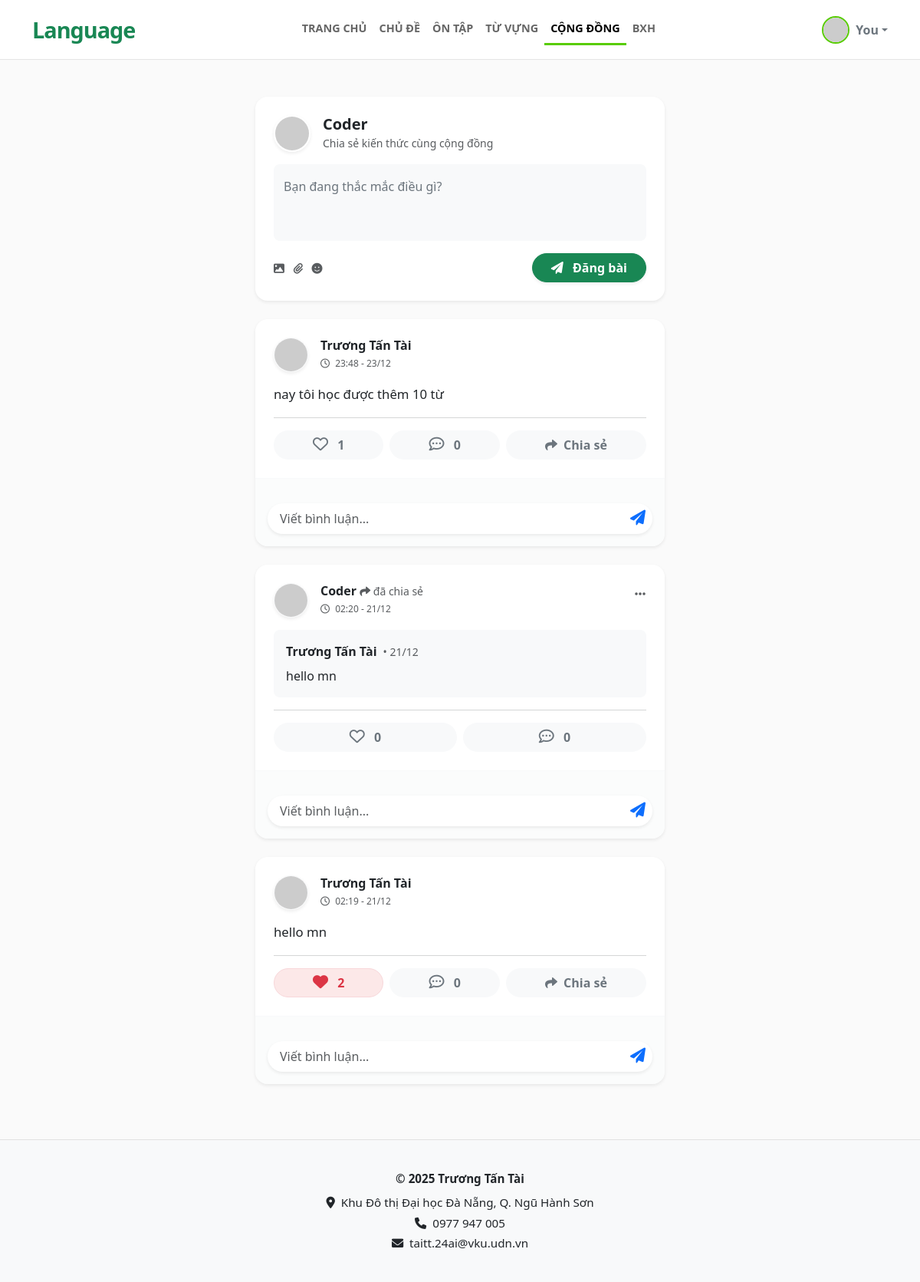
/community (signed in), run on the app's committed database.
### app.py (models this page shows)
class User(db.Model):
    id = db.Column(db.Integer, primary_key=True)
    username = db.Column(db.String(20), unique=True, nullable=False)
    email = db.Column(db.String(120), unique=True, nullable=False)      # Mới: Email
    fullname = db.Column(db.String(100), nullable=False)                # Mới: Tên hiển thị
    password = db.Column(db.String(60), nullable=False)
    posts = db.relationship('Post', backref='author', lazy=True)
    comments = db.relationship('Comment', backref='author', lazy=True)

class Post(db.Model):
    id = db.Column(db.Integer, primary_key=True)
    content = db.Column(db.Text, nullable=True) # Có thể null nếu chỉ chia sẻ mà không viết gì thêm
    date_posted = db.Column(db.DateTime, nullable=False, default=datetime.now)
    user_id = db.Column(db.Integer, db.ForeignKey('user.id'), nullable=False)
    original_post_id = db.Column(db.Integer, db.ForeignKey('post.id'), nullable=True)
    shares = db.relationship('Post',
                             backref=db.backref('original', remote_side=[id]),
                             cascade="all, delete-orphan")
    comments = db.relationship('Comment', backref='post', lazy=True, cascade="all, delete-orphan")
    likes = db.relationship('Like', backref='post', lazy=True, cascade="all, delete-orphan")
    def is_liked_by(self, user_id):
        return Like.query.filter_by(user_id=user_id, post_id=self.id).first() is not None

### app.py (the view)
@app.route('/community')
def community():
    if 'user' not in session: return redirect(url_for('login'))
    posts = Post.query.order_by(Post.date_posted.desc()).all()
    current_user = User.query.filter_by(username=session['user']).first()
    if not current_user:
        session.pop('user', None)
        return redirect(url_for('login'))
    return render_template('community.html', page_name='community', posts=posts, current_user=current_user)

### templates/community.html (shortened to what this page needs)
{% extends "base.html" %}
{% block content %}
<div class="container py-4">
    <div class="row justify-content-center">
        <div class="col-md-8 col-lg-6">
            <div class="card border-0 shadow-sm rounded-4 mb-4 overflow-hidden">
                <div class="card-body p-4">
                    <div class="d-flex align-items-center mb-3">
                        <img src="https://ui-avatars.com/api/?name={{ current_user.fullname }}&background=58cc02&color=fff"
                             class="rounded-circle me-3 border border-2 border-white shadow-sm" width="48" height="48">
                        <div>
                            <h5 class="fw-bold mb-0 text-dark">
                                <a href="/profile/{{ current_user.username }}" class="text-decoration-none text-dark">
                                    {{ current_user.fullname }}
                                </a>
                            </h5>
                            <small class="text-muted">Chia sẻ kiến thức cùng cộng đồng</small>
                        </div>
                    </div>
                    <form action="/create_post" method="POST">
                        <div class="form-floating mb-3">
                            <textarea name="content" class="form-control bg-light border-0 rounded-3"
                                      placeholder="Bạn đang nghĩ gì?" id="postContent" style="height: 100px; resize: none;" required></textarea>
                            <label for="postContent" class="text-secondary">Bạn đang thắc mắc điều gì?</label>
                        </div>
                        <div class="d-flex justify-content-between align-items-center">
                            <div class="text-muted small">
                                <i class="fas fa-image me-2 cursor-pointer hover-icon"></i>
                                <i class="fas fa-paperclip me-2 cursor-pointer hover-icon"></i>
                                <i class="fas fa-smile me-2 cursor-pointer hover-icon"></i>
                            </div>
                            <button type="submit" class="btn btn-success rounded-pill px-4 fw-bold shadow-sm transition-hover">
                                <i class="fas fa-paper-plane me-2"></i> Đăng bài
                            </button>
                        </div>
                    </form>
                </div>
            </div>
            {% for post in posts %}
            <div class="card border-0 shadow-sm rounded-4 mb-4 post-card animate-fade-in">
                <div class="card-body p-4">
                    <div class="d-flex justify-content-between align-items-start mb-3">
                        <div class="d-flex align-items-center">
                            <img src="https://ui-avatars.com/api/?name={{ post.author.fullname }}&background={{ (loop.index * 123) % 360 }}&color=fff"
                                 class="rounded-circle me-3 border border-1 border-light shadow-sm" width="45" height="45">
                            <div>
                                <h6 class="fw-bold text-dark mb-0">
                                    <a href="/profile/{{ post.author.username }}" class="text-decoration-none text-dark">{{ post.author.fullname }}</a>
                                    {% if post.original %}
                                        <span class="fw-normal text-muted small"> <i class="fas fa-share"></i> đã chia sẻ</span>
                                    {% endif %}
                                </h6>
                                <small class="text-muted" style="font-size: 0.75rem;">
                                    <i class="far fa-clock me-1"></i> {{ post.date_posted.strftime('%H:%M - %d/%m') }}
                                </small>
                            </div>
                        </div>
                        {% if post.author.username == session['user'] %}
                        <div class="dropdown">
                            <button class="btn btn-link text-muted p-0" type="button" data-bs-toggle="dropdown">
                                <i class="fas fa-ellipsis-h"></i>
                            </button>
                        </div>
                        {% endif %}
                    </div>
                    {% if post.content %}
                    <p class="card-text text-dark mb-3" style="font-size: 1.05rem; line-height: 1.6;">
                        {{ post.content }}
                    </p>
                    {% endif %}
                    {% if post.original %}
                    <div class="card bg-light border-0 rounded-3 mb-3 p-3">
                        <div class="d-flex align-items-center mb-2">
                            <div class="fw-bold">{{ post.original.author.fullname }}</div>
                            <small class="text-muted ms-2">• {{ post.original.date_posted.strftime('%d/%m') }}</small>
                        </div>
                        <div>{{ post.original.content }}</div>
                    </div>
                    {% endif %}
                    <hr class="text-muted opacity-10 my-3">
                    <div class="d-flex gap-2">
                        <a href="/like/{{ post.id }}" class="btn btn-light rounded-pill px-3 flex-grow-1 action-btn {% if post.is_liked_by(current_user.id) %}active-like{% endif %}">
                            <i class="{% if post.is_liked_by(current_user.id) %}fas text-danger heart-beat{% else %}far text-secondary{% endif %} fa-heart fs-5 me-2"></i>
                            <span class="fw-bold {% if post.is_liked_by(current_user.id) %}text-danger{% else %}text-secondary{% endif %}">
                                {{ post.likes|length }}
                            </span>
                        </a>
                        <button class="btn btn-light rounded-pill px-3 flex-grow-1 action-btn">
                            <i class="far fa-comment-dots fs-5 me-2 text-secondary"></i>
                            <span class="fw-bold text-secondary">{{ post.comments|length }}</span>
                        </button>
                        {% if not post.original and post.author.username != session['user'] %}
                        <a href="/share_post/{{ post.id }}" class="btn btn-light rounded-pill px-3 flex-grow-1 action-btn" onclick="return confirm('Bạn có muốn chia sẻ bài viết này về trang cá nhân?');">
                            <i class="fas fa-share text-secondary"></i>
                            <span class="ms-1 fw-bold text-secondary">Chia sẻ</span>
                        </a>
                        {% endif %}
                    </div>
                </div>
                <div class="bg-light bg-opacity-50 p-3 rounded-bottom-4 border-top border-light">
                    <form action="/comment/{{ post.id }}" method="POST" class="position-relative">
                        <input type="text" name="content" class="form-control rounded-pill ps-3 pe-5 py-2 border-0 shadow-sm"
                               placeholder="Viết bình luận..." required>
                        <button type="submit" class="btn btn-link text-primary position-absolute top-50 end-0 translate-middle-y me-2 p-0 hover-scale">
                            <i class="fas fa-paper-plane fs-5"></i>
                        </button>
                    </form>
                </div>
            </div>
            {% endfor %}
        </div>
    </div>
</div>
{% endblock %}

### static/css/style.css (style rules this page uses)
body { background-color: #fafafa; }
.cursor-pointer { cursor: pointer; }
.hover-scale { transition: transform 0.3s ease; }
.animate-fade-in { animation: fadeIn 0.5s ease-out forwards; opacity: 0; transform: translateY(10px); }
.transition-hover { transition: transform 0.2s; }
.post-card { transition: box-shadow 0.3s ease; }
.action-btn { transition: background-color 0.2s; border: 1px solid transparent; }
.active-like { background-color: #fce8e8; border-color: #f8d7da; }
.heart-beat { animation: heartBeat 0.3s ease-in-out; }
.post-card:nth-child(2) { animation-delay: 0.2s; }
.post-card:nth-child(3) { animation-delay: 0.3s; }
.text-primary { color: #0d6efd !important; }

### data on the page
User: fullname "Coder"
Post: author.fullname "Trương Tấn Tài", date_posted "23:48 - 23/12", content "nay tôi học được thêm 10 từ", likes|length "1", comments|length "0"
Post: author.fullname "Coder", shows "đã chia sẻ", date_posted "02:20 - 21/12", original.author.fullname "Trương Tấn Tài", original.date_posted "21/12", original.content "hello mn", likes|length "0", comments|length "0"
Post: author.fullname "Trương Tấn Tài", date_posted "02:19 - 21/12", content "hello mn", likes|length "2", comments|length "0"

### other printed values
{{ session.get('short_name', 'You') }} "You"
